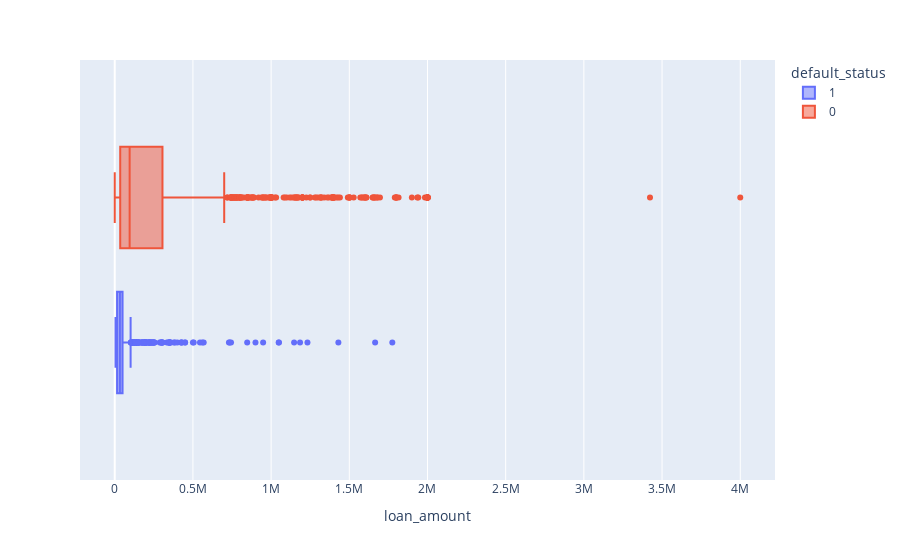

Notebook code for this chart:
### Code cell
px.box(train, x = 'loan_amount', color = 'default_status')

### Figure 1 — Plotly figure (JSON) as saved in the notebook; plotly's stock layout.template omitted (floating-point values rounded to 4 significant figures; data arrays with more than 128 entries replaced by an {"elided": "..."} marker saying what was removed)
{"data": [{"alignmentgroup": "True", "hovertemplate": "default_status=1<br>loan_amount=%{x}<extra></extra>", "legendgroup": "1", "marker": {"color": "#636efa"}, "name": "1", "notched": false, "offsetgroup": "1", "orientation": "h", "showlegend": true, "type": "box", "x": {"elided": "773 int values"}, "x0": " ", "xaxis": "x", "y0": " ", "yaxis": "y"}, {"alignmentgroup": "True", "hovertemplate": "default_status=0<br>loan_amount=%{x}<extra></extra>", "legendgroup": "0", "marker": {"color": "#EF553B"}, "name": "0", "notched": false, "offsetgroup": "0", "orientation": "h", "showlegend": true, "type": "box", "x": {"elided": "1629 int values"}, "x0": " ", "xaxis": "x", "y0": " ", "yaxis": "y"}], "layout": {"boxmode": "group", "legend": {"title": {"text": "default_status"}, "tracegroupgap": 0}, "margin": {"t": 60}, "xaxis": {"anchor": "y", "domain": [0, 1], "title": {"text": "loan_amount"}}, "yaxis": {"anchor": "x", "domain": [0, 1]}}}
